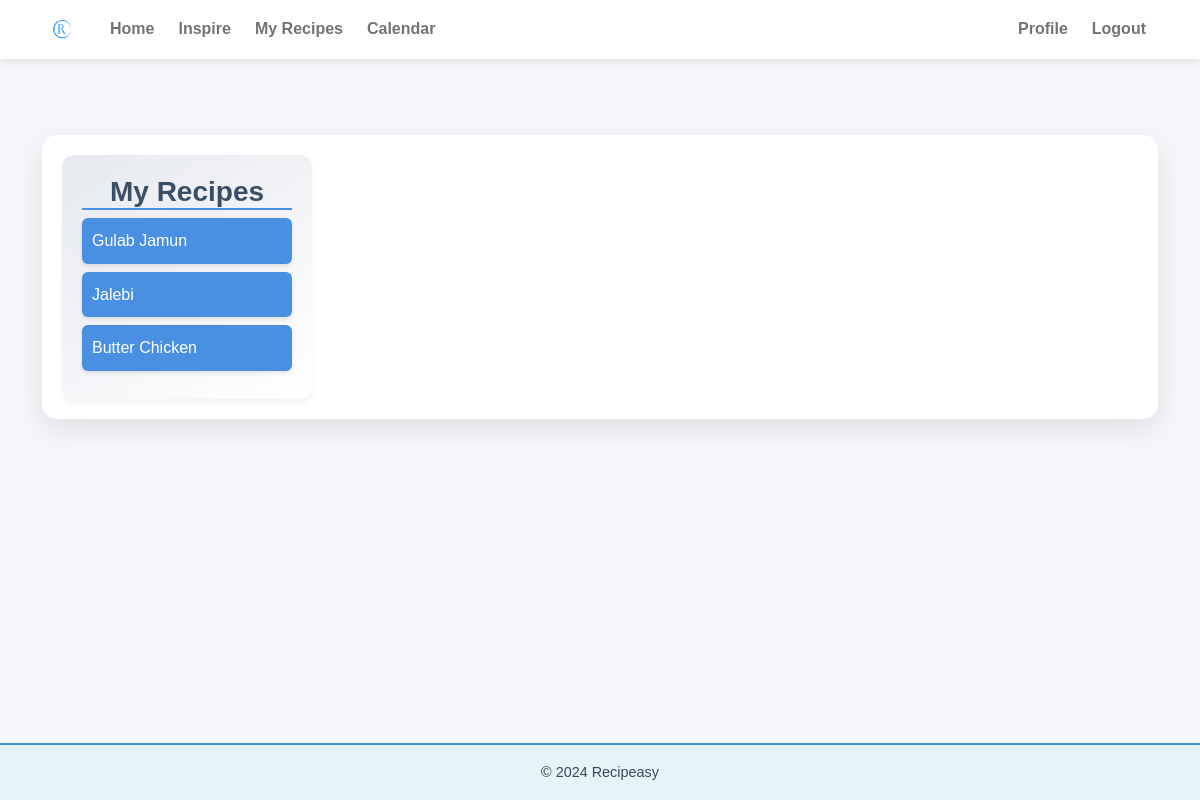
The page /calendar/ (signed in) on the database its author committed.
### recipes/models.py (models this page shows, shortened)
class Recipe(models.Model):
    name = models.CharField(max_length=200)
    description = models.TextField()
    image = models.ImageField(upload_to='recipes/')
    date = models.DateField(null=True, blank=True)
    rating = models.DecimalField(
        max_digits=2,
        decimal_places=1,
        default=1.0,
        validators=[
            MinValueValidator(1.0, message="Rating must be at least 1."),
            MaxValueValidator(5.0, message="Rating cannot exceed 5.")
        ]
    )
    is_inspiring = models.BooleanField(default=True)
    ingredients = models.TextField()

### recipes/views.py (the view)
# urls.py: path('calendar/', views.calendar_view, name='calendar'),
@login_required
def calendar_view(request):
    user_recipes = UserRecipe.objects.filter(user=request.user).select_related('recipe')
    recipes = [{
        'id': user_recipe.recipe.id,
        'name': user_recipe.recipe.name,
    } for user_recipe in user_recipes]
    context = {
        'my_recipes': recipes,
    }
    return render(request, 'calendar.html', context)

### recipes/templates/calendar.html (shortened to what this page needs)
{% extends 'base.html' %}
{% block content %}
<div class="calendar-container">
    <div class="sidebar">
        <h3>My Recipes</h3>
        <div id="external-events">
            {% if my_recipes %}
                {% for recipe in my_recipes %}
                    <div class="fc-event" data-recipe-id="{{ recipe.id }}">
                        <div class="fc-event-main">{{ recipe.name }}</div>
                    </div>
                {% endfor %}
            {% else %}
                <div class="no-recipes-message">
                    <p>No recipes found. Go to the home page to add recipes.</p>
                    <a href="{% url 'inspire' %}" class="add-recipe-btn">Add Recipes</a>
                </div>
            {% endif %}
        </div>
    </div>
    <div class="main-calendar">
    </div>
</div>
{% endblock %}

### static/css/styles.css (style rules this page uses)
:root { --primary-color: #3498db; --secondary-color: #2ecc71; --accent-color: #e74c3c; --background-color: #ffffff; --text-color: #34495e; --card-background: rgba(255, 255, 255, 0.9); --card-shadow: 0 2px 4px rgba(0, 0, 0, 0.1); --nav-text-color: #34495e; --nav-text-hover-color: #3498db; --footer-background-color: #e6f3f7; --footer-text-color: #34495e; --footer-border-color: #3498db; --transition-speed: 0.3s; --easing: cubic-bezier(0.25, 0.1, 0.25, 1); }
body { font-family: 'Arial', sans-serif; background-color: var(--background-color); color: var(--text-color); margin: 0; padding: 0; display: flex; flex-direction: column; min-height: 100vh; line-height: 1.6; font-size: 16px; }
html { font-size: 16px; scroll-behavior: smooth; }
html { scroll-behavior: smooth; }

### recipes/templates/calendar.html (style rules this page uses)
body { font-family: 'Poppins', sans-serif; background-color: #f5f7fa; margin: 0; padding: 0; }
.calendar-container { display: flex; gap: 20px; padding: 20px; max-width: 1400px; margin: 20px auto; background-color: #ffffff; border-radius: 15px; box-shadow: 0 10px 30px rgba(0, 0, 0, 0.1); }
.sidebar { width: 250px; padding: 20px; background: linear-gradient(145deg, #e6e9ef, #ffffff); border-radius: 12px; box-shadow: 0 4px 6px rgba(0, 0, 0, 0.05); transition: all 0.3s ease; }
.sidebar h3 { color: #3a4f66; font-weight: 600; text-align: center; border-bottom: 2px solid #4a90e2; }
.main-calendar { flex: 1; }
#external-events .fc-event { margin: 8px 0; padding: 10px; background: #4a90e2; color: #fff; cursor: pointer; border-radius: 6px; transition: all 0.3s ease; box-shadow: 0 2px 4px rgba(0, 0, 0, 0.1); }

### rows shown on the page
Recipe: name "Gulab Jamun"
Recipe: name "Jalebi"
Recipe: name "Butter Chicken"
